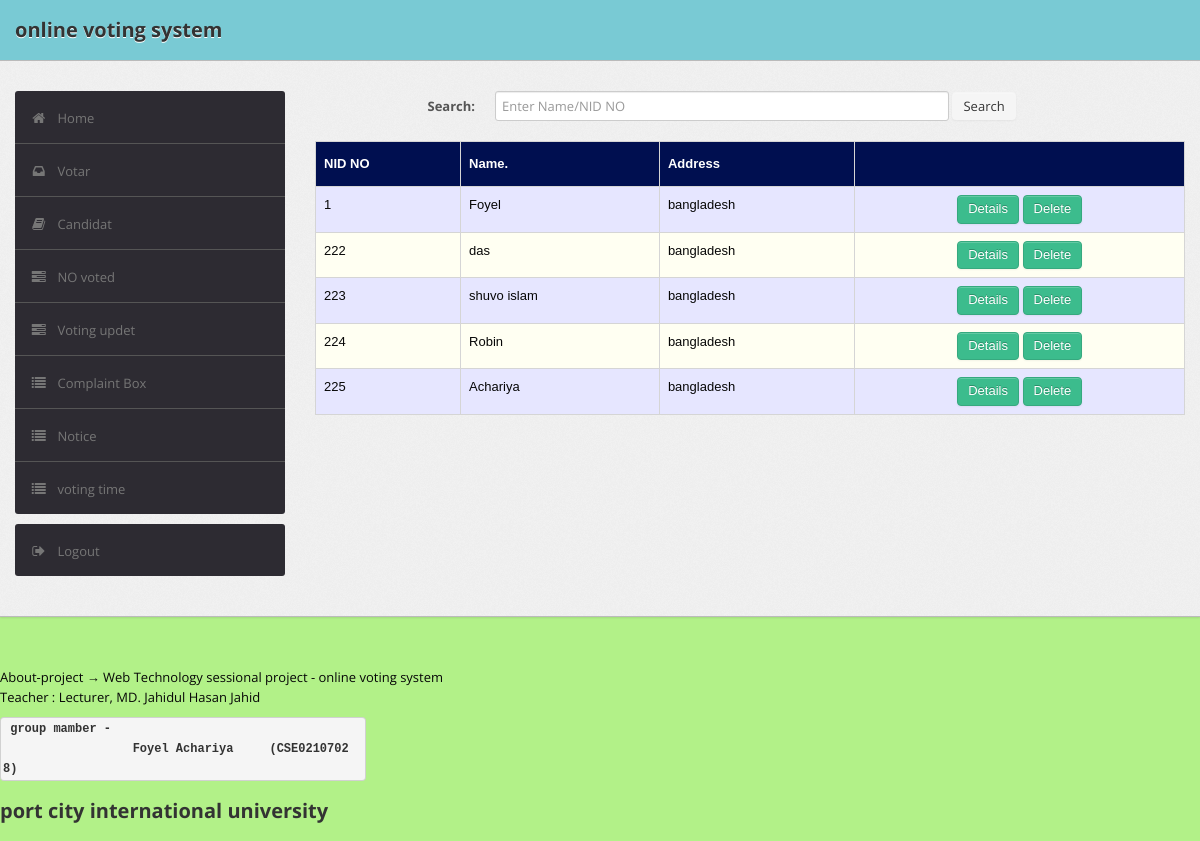
The page /admin/candidat.php on the database its author committed.
### tables this page shows
CREATE TABLE `user` (
  `id` int(11) NOT NULL,
  `name` text NOT NULL,
  `mobile` bigint(10) NOT NULL,
  `password` int(11) NOT NULL,
  `address` varchar(255) NOT NULL,
  `photo` varchar(255) NOT NULL,
  `photo2` varchar(255) NOT NULL,
  `status` int(11) NOT NULL,
  `votes` int(11) NOT NULL,
  `role` int(11) NOT NULL
);

### admin/candidat.php (the view, shortened to what this page needs)
<?php
$connect = mysqli_connect("localhost", "root", "", "online-vs");
?>
<!DOCTYPE html>
<html lang="en">
    <head>
        <link type="text/css" href="bootstrap/css/bootstrap.min.css" rel="stylesheet">
        <link type="text/css" href="bootstrap/css/bootstrap-responsive.min.css" rel="stylesheet">
        <link type="text/css" href="css/theme.css" rel="stylesheet">
        <link type="text/css" href="images/icons/css/font-awesome.css" rel="stylesheet">
    </head>
    <body>
        <div class="navbar navbar-fixed-top">
            <div class="navbar-inner">
                <div class="container">
                        <a class="brand" href="index.php">online voting system </a>
                </div>
            </div>
        </div>
        <div class="wrapper">
            <div class="container">
                <div class="row">
                    <div class="span3">
                        <div class="sidebar">
                        <ul class="widget widget-menu unstyled">
                                <li class="active"><a href="index.php"><i class="menu-icon icon-home"></i>Home
                                </a></li>
                                 <li><a href="votar.php"><i class="menu-icon icon-inbox"></i>Votar</a>
                                </li>
                                <li><a href="candidat.php"><i class="menu-icon icon-book"></i>Candidat </a></li>
                                <li><a href="novot.php"><i class="menu-icon icon-tasks"></i>NO voted </a></li>
                                <li><a href="candited.php"><i class="menu-icon icon-tasks"></i>Voting updet </a></li>
                                <li><a href="combox.php"><i class="menu-icon icon-list"></i>Complaint Box </a></li>
                                <li><a href="notice.php"><i class="menu-icon icon-list"></i>Notice </a></li>
                                <li><a href="timedate.php"><i class="menu-icon icon-list"></i>voting time </a></li>
                            </ul>
                            <ul class="widget widget-menu unstyled">
                                <li><a href="logout.php"><i class="menu-icon icon-signout"></i>Logout </a></li>
                            </ul>
                        </div>
                    </div>
                    <div class="span9">
                        <form class="form-horizontal row-fluid" action="candidat.php" method="post">
                                        <div class="control-group">
                                            <label class="control-label" for="Search"><b>Search:</b></label>
                                            <div class="controls">
                                                <input type="text" id="title" name="title" placeholder="Enter Name/NID NO" class="span8" required>
                                                <button type="submit" name="submit"class="btn">Search</button>
                                            </div>
                                        </div>
                                    </form>
                                    <br>
                                    <?php
                                    if(isset($_POST['submit']))
                                        {$s=$_POST['title'];
                                            $sql="select * from user where (mobile='$s' or name like '%$s%') and mobile<>'ADMIN'";
                                        }
                                    else
                                     $sql="select * from user where role ='2' and mobile <>'ADMIN'";
                                    $result= $connect->query($sql);
                                    $rowcount = mysqli_num_rows($result);
                                    if(!($rowcount))
                                        echo "<br><center><h2><b><i>No Results</i></b></h2></center>";
                                    else
                                    {
                                    ?>
                        <table class="table" id = "tables">
                                  <thead>
                                    <tr>
                                      <th>NID NO</th>
                                      <th>Name.</th>
                                      <th>Address</th>
                                      <th></th>
                                    </tr>
                                  </thead>
                                  <tbody>
                    <?php
                            while($row=$result->fetch_assoc())
                            {
                                $email=$row['mobile'];
                                $name=$row['name'];
                                $rollno=$row['address'];
                            ?>
                                    <tr>
                                      <td><?php echo $email ?></td>
                                      <td><?php echo  $name ?></td>
                                      <td><?php echo $rollno ?></td>
                                        <td>
                                        <center>
                                            <a href="voterdetails.php?id=<?php echo $email; ?>" class="btn btn-success">Details</a>
                                            <a href="edit_voterdetails.php?id=<?php echo $email; ?>" class="btn btn-success">Delete</a>
                                      </center>
                                        </td>
                                    </tr>
                            <?php }} ?>
                                  </tbody>
                                </table>
                            </div>
                </div>
            </div>
        </div>
        <div style=" margin-top: 50px ; " class="name" >
		     <p>About-project &rarr; Web Technology sessional project - online voting system </br> Teacher : Lecturer, MD. Jahidul Hasan Jahid </br>
              <pre style=" width: 30%;" > group mamber -
                  Foyel Achariya     (CSE02107028) </pre>
            </b> <h3 >port city international university </h3> </p>
		   </div>
      </body>
</html>

### admin/css/theme.css (style rules this page uses)
#tables { font-family: "Trebuchet MS", Arial, Helvetica, sans-serif; border-collapse: collapse; width: 100%; }
#tables td, #tables th { border: 1px solid #ddd; padding: 8px; }
#tables tr:nth-child(even) { background-color: #fffff2; }
#tables tr:nth-child(odd) { background-color: #e6e6ff; }
#tables th { padding-top: 12px; padding-bottom: 12px; text-align: left; background-color: #000F50; color: white; }
body { font-size: 13px; font-family: 'Open Sans', Arial, sans-serif; background: rgb(178, 241, 136); color: rgb(7, 7, 7) }
h1, h2, h3, h4, h5, h6 { color: #333; margin-top: 0 }
h3 { font-size: 20px }
strong, b { color: #555 }
pre, code { padding: 1px 2px; font-weight: bold; font-size: 12px }
.wrapper { background: url(../images/bg.png) #eee; border-bottom: 1px solid #bbb; -webkit-box-shadow: 0 1px 2px rgba(0,0,0,0.1); -moz-box-shadow: 0 1px 2px rgba(0,0,0,0.1); box-shadow: 0 1px 2px rgba(0,0,0,0.1); padding: 30px 0 }
form { margin: 0 }
select, textarea, input[type="text"], input[type="password"], input[type="datetime"], input[type="datetime-local"], input[type="date"], input[type="month"], input[type="time"], input[type="week"], input[type="number"], input[type="email"], input[type="url"], input[type="search"], input[type="tel"], input[type="color"], .uneditable-input, label, input, button, select, textarea { -webkit-border-radius: 3px; -moz-border-radius: 3px; border-radius: 3px; font-size: 13px; font-family: 'Open Sans', Tahoma, Arial, sans-serif }
body [class^="icon-"], body [class*=" icon-"] { font-size: 14px; line-height: 25px; height: 20px }
.form-horizontal .control-group, .form-vertical .control-group { margin-bottom: 0 }
.navbar { position: static!important; margin: 0!important }
.navbar .navbar-inner { background: rgb(121, 202, 212); border-bottom: 1px solid #bbb; -webkit-box-shadow: 0 1px 2px rgba(0,0,0,0.15); -moz-box-shadow: 0 1px 2px rgba(0,0,0,0.15); box-shadow: 0 1px 2px rgba(0,0,0,0.15) }
.navbar .brand { color: #333; font-weight: bold; font-size: 20px; margin-right: 20px; padding: 20px }
.btn, .btn-box { -webkit-border-radius: 3px; -moz-border-radius: 3px; border-radius: 3px }
.btn { font-size: 13px; font-weight: 600 }
.btn { display: inline-block; margin-bottom: 0; font-weight: 400; text-align: center; vertical-align: middle; cursor: pointer; background-image: none; border: 1px solid transparent; white-space: nowrap; padding: 4px 10px; font-size: 13px; line-height: 1.42857; border-radius: 4px; -webkit-user-select: none; -moz-user-select: none; -ms-user-select: none; user-select: none }
.btn-success { color: #fff; background-color: #3cbc8d; border-color: #36a97f }
.table { margin-bottom: 0 }
.table th, .table td { border-color: #d5d5d5!important }
.widget-menu { background: #fff; -webkit-border-radius: 3px; -moz-border-radius: 3px; border-radius: 3px; overflow: hidden }
.widget-menu a { color: #555; display: block; line-height: 20px; padding: 15px; text-decoration: none!important }
.widget-menu .menu-icon { margin-right: 10px; color: #767676; -webkit-transition: all .2s ease-in-out; -moz-transition: all .2s ease-in-out; transition: all .2s ease-in-out; }
.widget-menu>li+li { border-top: 1px solid #555 }
.widget-menu>li>a { background-color: #2d2b32; color: #767676; -webkit-transition: all .2s ease-in-out; -moz-transition: all .2s ease-in-out; transition: all .2s ease-in-out; }

### rows shown on the page
user: mobile "1", name "Foyel", address "bangladesh"
user: mobile "222", name "das", address "bangladesh"
user: mobile "223", name "shuvo islam", address "bangladesh"
user: mobile "224", name "Robin", address "bangladesh"
user: mobile "225", name "Achariya", address "bangladesh"
